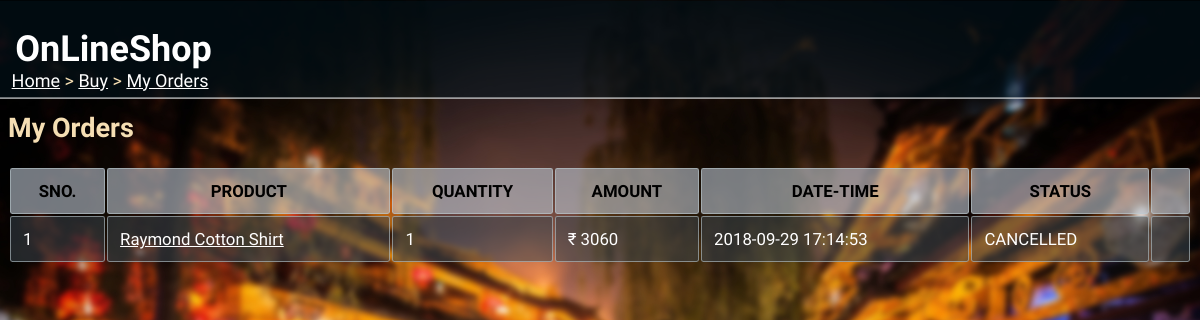
The page /buy/myorders/ (signed in) on the database its author committed.
### tables this page shows
CREATE TABLE orders(
orderID varchar(10) PRIMARY KEY,
custID REFERENCES customer(custID),
prodID REFERENCES product(prodID),
quantity integer check(quantity>=1),
date datetime not null,
cost_price decimal(9,2) NOT NULL,
sell_price decimal(9,2) NOT NULL,
status varchar(15) NOT NULL,
CHECK (cost_price < sell_price )
);

CREATE TABLE product(
prodID varchar(10) PRIMARY KEY,
name varchar(30) NOT NULL,
quantity integer CHECK(quantity>=0) NOT NULL,
category varchar(30) NOT NULL ,
cost_price decimal(9,2) NOT NULL,
sell_price decimal(9,2) NOT NULL,
description varchar(100),
sellID varchar(10) REFERENCES seller (sellID),
CHECK (sell_price>cost_price)
);

### __init__.py (the view)
@app.route("/buy/myorders/")
def my_orders():
    if 'userid' not in session:
        return redirect(url_for('home'))
    if session['type']=="Seller":
        abort(403)
    res = cust_orders(session['userid'])
    return render_template('my_orders.html', orders=res)

### dbaccess.py (called while the page is built)
def cust_orders(custID):
    conn = sqlite3.connect('onlineshop.db')
    cur = conn.cursor()
    a = cur.execute("""SELECT o.orderID, o.prodID, p.name, o.quantity, o.sell_price, o.date, o.status
                       FROM orders o JOIN product p
                       WHERE o.prodID=p.prodID AND o.custID=? AND o.status!='RECIEVED'
                       ORDER BY o.date DESC """, (custID,))
    res = [i for i in a]
    conn.close()
    return res

### templates/my_orders.html (shortened to what this page needs)
<html>
<head>
  <link rel="stylesheet" href="{{url_for('static', filename='main.css')}}">
</head>
<body>
  <div class="sticky">
    <h1>OnLineShop</h1>
  </div>
  <div class="nav">
  <p><a href="/">Home</a> > <a href="/buy">Buy</a> > <a href="">My Orders</a></p>
  </div>
  <h2>My Orders</h2>
  {% if orders|length==0 %}
  <p>You have no orders yet.</p>
  {% else %}
  <table>
    <tr>
      <th>SNO.</th><th>PRODUCT</th><th>QUANTITY</th><th>AMOUNT</th><th>DATE-TIME</th><th>STATUS</th><th></th>
    </tr>
    {% set cnt={'val':1} %}
    {% for i in orders %}
    <tr>
      <td>{{cnt['val']}}</td><td><a href="/viewproduct/{{i[1]}}">{{i[2]}}</a></td><td>{{i[3]}}</td>
      <td>₹ {{i[4]}}</td><td>{{i[5]}}</td><td>{{i[6]}}</td>
      {% if i[6]=="PLACED" %}
      <td><a href="/cancel/{{i[0]}}">Cancel Order</a></td>
      {% elif i[6]=="DISPACHED" %}
      <td><a href="/recieve/{{i[0]}}">Recieved Order</a></td>
      {% else %}
      <td></td>
      {% endif %}
    </tr>
    {% endfor %}
  </table>
  {% endif %}
</body>
</html>

### static/main.css (style rules this page uses)
div.sticky { position: -webkit-sticky; position: sticky; top: 0.2px; margin: -0.7vw; background-color: rgba(3, 22, 32, 0.5); color: white; padding: 0.3vw; font-size: 1.5vw; border-bottom: 1px solid white; font-family: 'Acme'; }
div.sticky h1 { padding-left:1vw; }
body { font-family:'K2D'; font-size: 1.5vw; background-image: url('background2.jpg'); background-size: cover; color: wheat; max-width: 100%; overflow-x: hidden; }
div.nav { position: fixed; display: block; top: 5vw; margin:-0.7vw; padding-left:1vw; border:none; overflow: hidden; }
div.nav a { text-decoration: underline; color: white; }
table { width: 100%; font-size: 1.4vw; }
th { border: 1px solid rgba(187, 203, 207, 0.589); border-radius: 0.2vw; padding: 1vw; text-align: center; background-color: rgba(185, 196, 206, 0.616); color: black; }
td { border: 1px solid rgba(187, 203, 207, 0.589); border-radius: 0.2vw; padding:1vw; text-align: left; background-color: rgba(60, 71, 80, 0.521); color: white; word-wrap: break-word; }
td a { text-decoration: underline; color: white; }
a { text-decoration: underline; color: white; }

### rows shown on the page
orders: val "1", name "Raymond Cotton Shirt", quantity "1", sell_price "3060", date "2018-09-29 17:14:53", status "CANCELLED"
